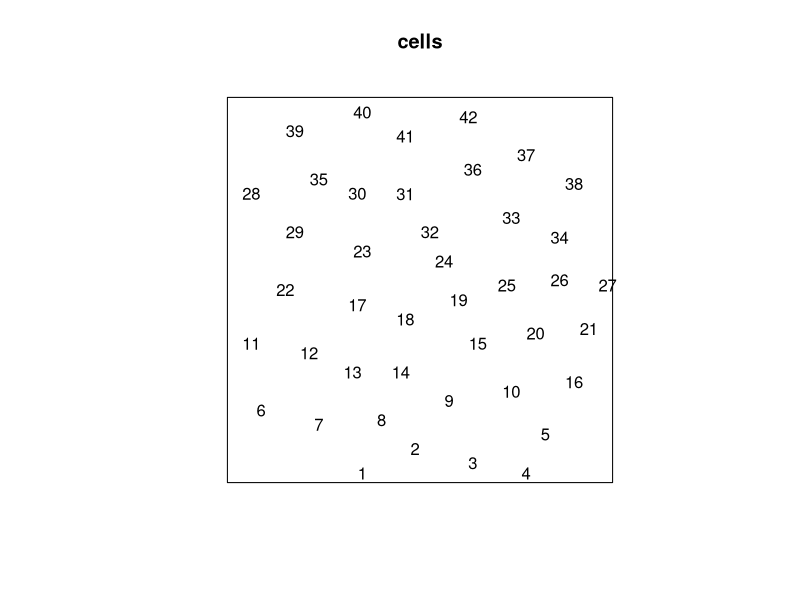
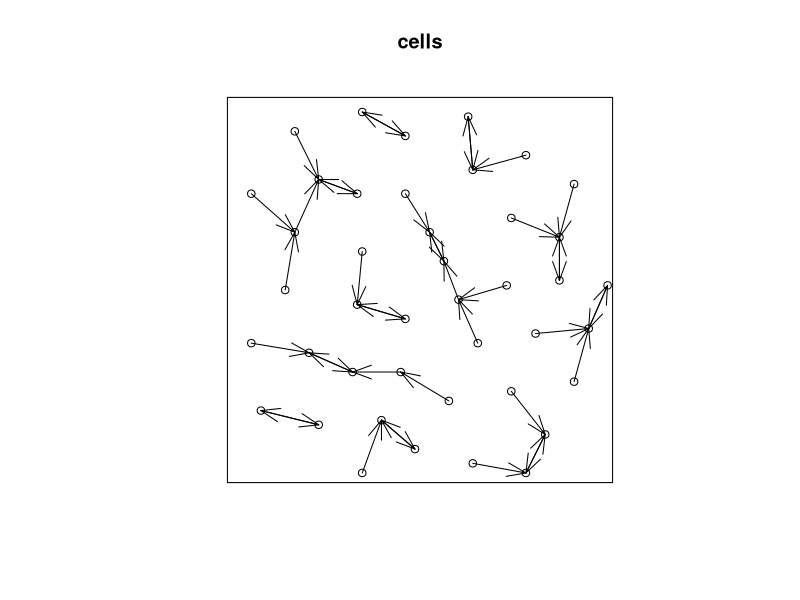
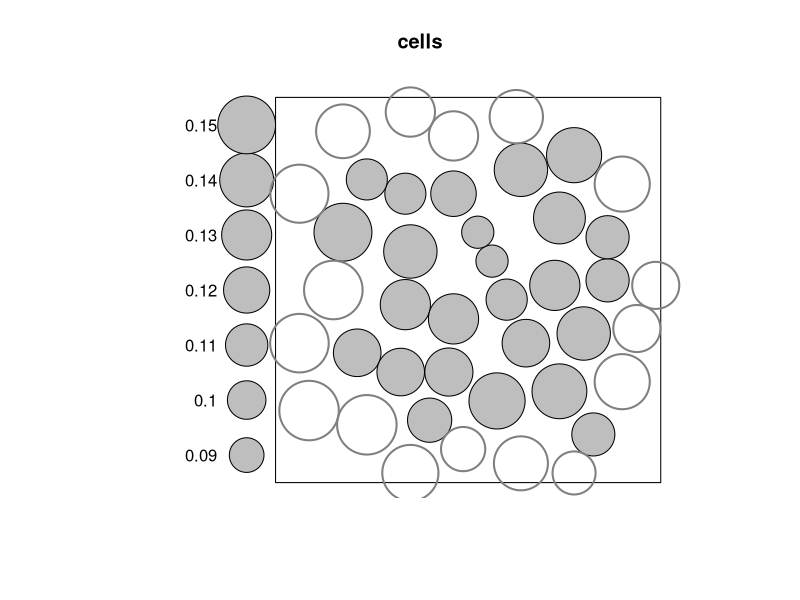
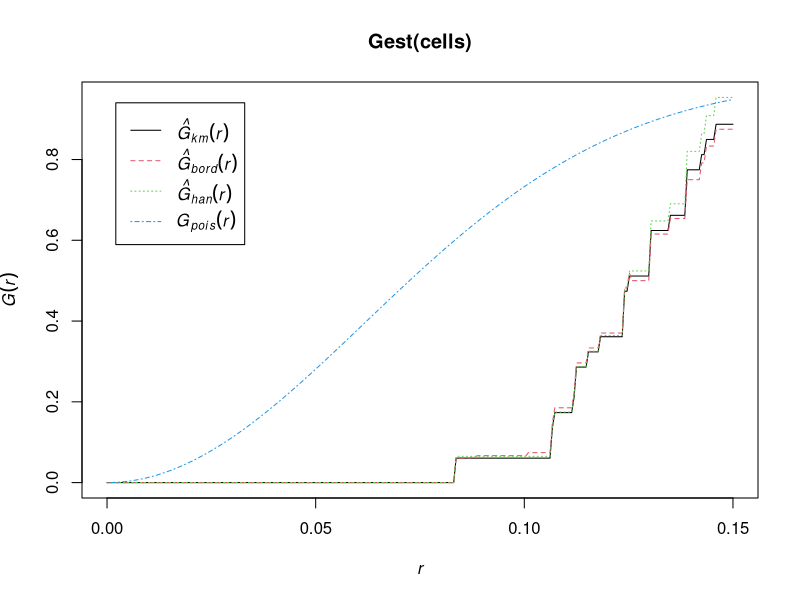
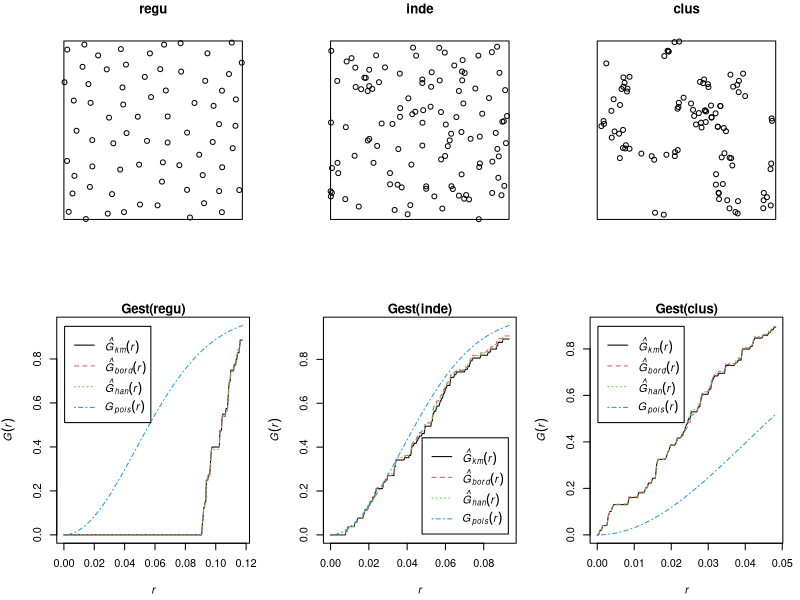
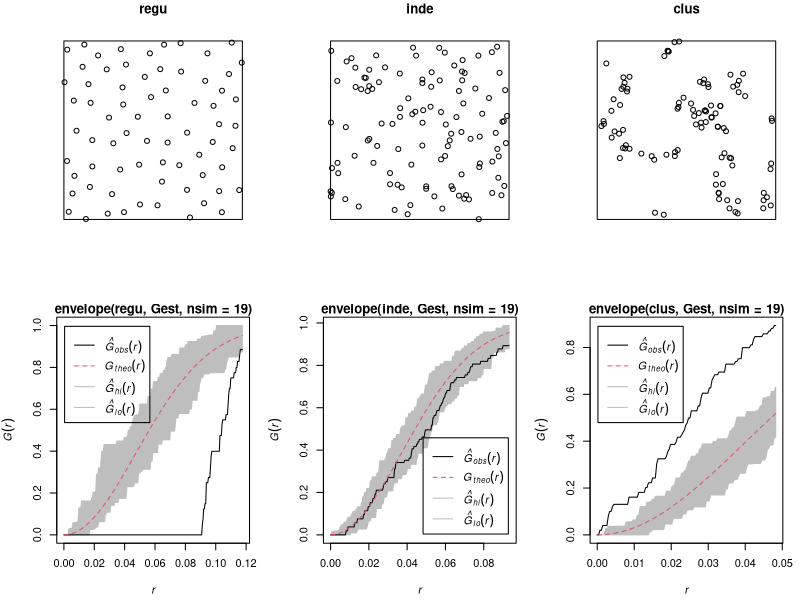
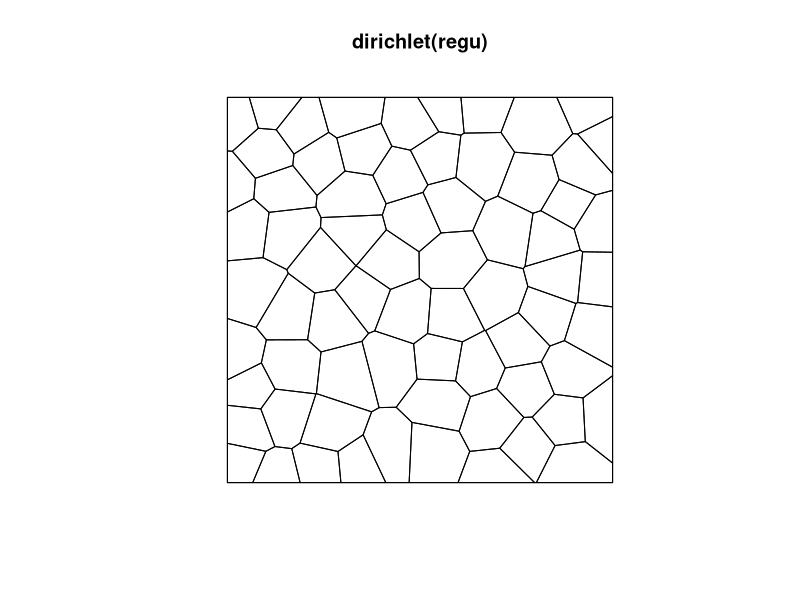
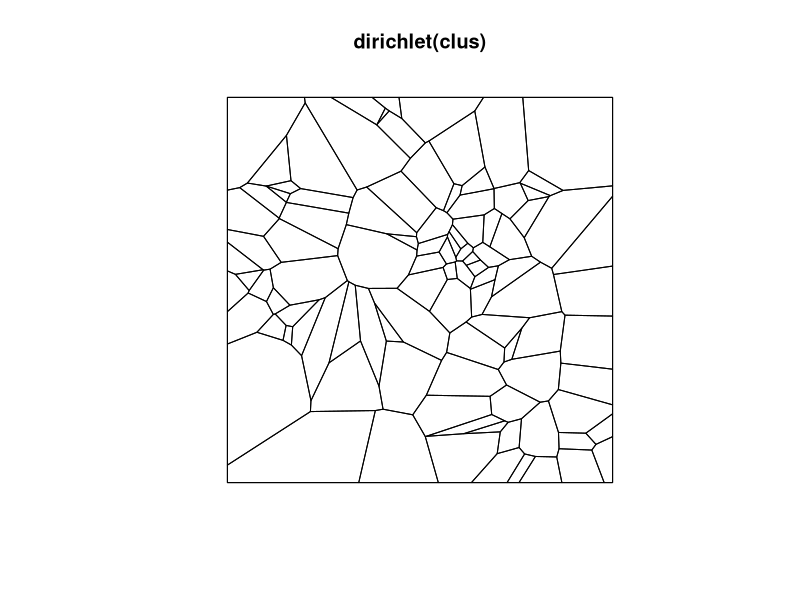

These figures' R source, in order:
#'      SSAI course on spatial point patterns with spatstat
#'                     Perth, May 2017
#' 
#'                   Lecturer's R script 
#'                  Session 8: Spacing and nearest neighbours
#' 
#'         Copyright (c) Adrian Baddeley and Ege Rubak 2017
#' 
library(spatstat)

plot(cells, type="n")
text(cells, labels=1:npoints(cells))
nnwhich(cells)

plot(cells)
nn <- nnwhich(cells)
arrows(cells$x, cells$y, cells[nn]$x, cells[nn]$y, length=0.2, angle=20)

nndist(cells)

stienen(cells)

plot(Gest(cells))

set.seed(42)
inde <- rpoispp(100)
regu <- rSSI(0.09, 70)
clus <- rMatClust(30, 0.05, 4)

par0 <- par(mfrow=c(2,3), mar=0.3+c(4,4,1,1))
plot(regu)
plot(inde)
plot(clus)
plot(Gest(regu))
plot(Gest(inde))
plot(Gest(clus))

plot(regu)
plot(inde)
plot(clus)
plot(envelope(regu, Gest, nsim=19))
plot(envelope(inde, Gest, nsim=19))
plot(envelope(clus, Gest, nsim=19))
par23x <- par(par0)

plot(dirichlet(regu))
plot(dirichlet(clus))

plot(distmap(regu))

par(mfrow=c(2,3), mar=0.3+c(0,0,0,2))
plot(regu)
plot(inde)
plot(clus)
plot(distmap(regu))
plot(distmap(inde))
plot(distmap(clus))
par23r <- par(mfrow=c(1,1), mar=rep(0.1, 4))

plist <- solist(regu=regu, inde=inde, clus=clus)
dlist <- solapply(plist, distmap)
pdlist <- as.solist(append(plist, dlist))
plot(pdlist, equal.scales=TRUE, mar.panel=1, main="")
plot(dlist, equal.ribbon=TRUE, mar.panel=1, main="")

par(par23x)
plot(regu)
plot(inde)
plot(clus)
plot(Fest(regu), xlim = c(0,.15))
plot(Fest(inde), xlim = c(0,.15))
plot(Fest(clus), xlim = c(0,.15))

plot(regu)
plot(inde)
plot(clus)
plot(envelope(regu, Fest, nsim=19), xlim = c(0,.15))
plot(envelope(inde, Fest, nsim=19), xlim = c(0,.15))
plot(envelope(clus, Fest, nsim=19), xlim = c(0,.15))
par(par0)
